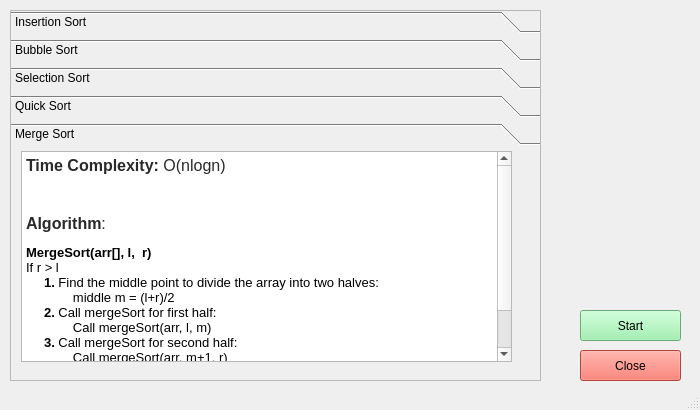
<?xml version="1.0" encoding="UTF-8"?>
<ui version="4.0">
 <class>SortingWindow</class>
 <widget class="QMainWindow" name="SortingWindow">
  <property name="geometry">
   <rect>
    <x>0</x>
    <y>0</y>
    <width>700</width>
    <height>410</height>
   </rect>
  </property>
  <property name="windowTitle">
   <string>MainWindow</string>
  </property>
  <widget class="QWidget" name="centralwidget">
   <widget class="QPushButton" name="closeButton">
    <property name="geometry">
     <rect>
      <x>580</x>
      <y>350</y>
      <width>101</width>
      <height>31</height>
     </rect>
    </property>
    <property name="styleSheet">
     <string notr="true">background-color: rgb(246, 97, 81);</string>
    </property>
    <property name="text">
     <string>Close</string>
    </property>
   </widget>
   <widget class="QToolBox" name="toolBox">
    <property name="geometry">
     <rect>
      <x>10</x>
      <y>10</y>
      <width>531</width>
      <height>371</height>
     </rect>
    </property>
    <property name="frameShape">
     <enum>QFrame::StyledPanel</enum>
    </property>
    <property name="frameShadow">
     <enum>QFrame::Raised</enum>
    </property>
    <property name="lineWidth">
     <number>3</number>
    </property>
    <property name="currentIndex">
     <number>4</number>
    </property>
    <widget class="QWidget" name="page_5">
     <property name="geometry">
      <rect>
       <x>0</x>
       <y>0</y>
       <width>529</width>
       <height>214</height>
      </rect>
     </property>
     <attribute name="label">
      <string>Insertion Sort</string>
     </attribute>
     <widget class="QTextBrowser" name="textBrowser_2">
      <property name="geometry">
       <rect>
        <x>10</x>
        <y>0</y>
        <width>491</width>
        <height>221</height>
       </rect>
      </property>
      <property name="html">
       <string>&lt;!DOCTYPE HTML PUBLIC &quot;-//W3C//DTD HTML 4.0//EN&quot; &quot;http://www.w3.org/TR/REC-html40/strict.dtd&quot;&gt;
&lt;html&gt;&lt;head&gt;&lt;meta name=&quot;qrichtext&quot; content=&quot;1&quot; /&gt;&lt;style type=&quot;text/css&quot;&gt;
p, li { white-space: pre-wrap; }
&lt;/style&gt;&lt;/head&gt;&lt;body style=&quot; font-family:'Fira Sans Semi-Light'; font-size:10pt; font-weight:400; font-style:normal;&quot;&gt;
&lt;p style=&quot; margin-top:0px; margin-bottom:0px; margin-left:0px; margin-right:0px; -qt-block-indent:0; text-indent:0px;&quot;&gt;&lt;span style=&quot; font-family:'Nunito','sans-serif'; font-size:16px; font-weight:696; color:rgba(0,0,0,0.839216); background-color:#ffffff;&quot;&gt;Time Complexity&lt;/span&gt;&lt;span style=&quot; font-family:'Nunito','sans-serif'; font-size:16px; color:rgba(0,0,0,0.839216); background-color:#ffffff;&quot;&gt;: O(N&lt;/span&gt;&lt;span style=&quot; font-family:'Nunito','sans-serif'; font-size:16px; color:rgba(0,0,0,0.839216); background-color:#ffffff; vertical-align:super;&quot;&gt;2&lt;/span&gt;&lt;span style=&quot; font-family:'Nunito','sans-serif'; font-size:16px; color:rgba(0,0,0,0.839216); background-color:#ffffff;&quot;&gt;), where N is the size of the array.&lt;/span&gt;&lt;/p&gt;
&lt;p style=&quot; margin-top:12px; margin-bottom:12px; margin-left:0px; margin-right:0px; -qt-block-indent:0; text-indent:0px;&quot;&gt;&lt;span style=&quot; font-family:'Nunito','sans-serif'; font-size:16px; font-weight:696; color:rgba(0,0,0,0.839216); background-color:#ffffff;&quot;&gt;Algorithm&lt;/span&gt;&lt;span style=&quot; font-family:'Nunito','sans-serif'; font-size:16px; color:rgba(0,0,0,0.839216); background-color:#ffffff;&quot;&gt;: &lt;/span&gt;&lt;/p&gt;
&lt;p style=&quot; margin-top:12px; margin-bottom:12px; margin-left:0px; margin-right:0px; -qt-block-indent:0; text-indent:0px;&quot;&gt;&lt;span style=&quot; font-family:'Consolas','monospace'; font-size:15px; color:rgba(0,0,0,0.894118);&quot;&gt;Step 1: If the current element is 1st element of array, it is already sorted.&lt;/span&gt;&lt;/p&gt;
&lt;p style=&quot; margin-top:12px; margin-bottom:12px; margin-left:0px; margin-right:0px; -qt-block-indent:0; text-indent:0px;&quot;&gt;&lt;span style=&quot; font-family:'Consolas','monospace'; font-size:15px; color:rgba(0,0,0,0.894118);&quot;&gt;Step 2: Pick next element&lt;/span&gt;&lt;/p&gt;
&lt;p style=&quot; margin-top:12px; margin-bottom:12px; margin-left:0px; margin-right:0px; -qt-block-indent:0; text-indent:0px;&quot;&gt;&lt;span style=&quot; font-family:'Consolas','monospace'; font-size:15px; color:rgba(0,0,0,0.894118);&quot;&gt;Step 3: Compare the current element will all elements in the sorted sub-array before it.&lt;/span&gt;&lt;/p&gt;
&lt;p style=&quot; margin-top:12px; margin-bottom:12px; margin-left:0px; margin-right:0px; -qt-block-indent:0; text-indent:0px;&quot;&gt;&lt;span style=&quot; font-family:'Consolas','monospace'; font-size:15px; color:rgba(0,0,0,0.894118);&quot;&gt;Step 4: Shift all of the elements in the sub-array before the current element which are greater than the current element by one place and insert the current element at the new empty space.&lt;/span&gt;&lt;/p&gt;
&lt;p style=&quot; margin-top:12px; margin-bottom:12px; margin-left:0px; margin-right:0px; -qt-block-indent:0; text-indent:0px;&quot;&gt;&lt;span style=&quot; font-family:'Consolas','monospace'; font-size:15px; color:rgba(0,0,0,0.894118);&quot;&gt;Step 5: Repeat step 2-3 until the entire array is sorted.&lt;/span&gt;&lt;/p&gt;&lt;/body&gt;&lt;/html&gt;</string>
      </property>
     </widget>
    </widget>
    <widget class="QWidget" name="page">
     <property name="geometry">
      <rect>
       <x>0</x>
       <y>0</y>
       <width>529</width>
       <height>214</height>
      </rect>
     </property>
     <attribute name="label">
      <string>Bubble Sort</string>
     </attribute>
     <widget class="QTextBrowser" name="textBrowser_3">
      <property name="geometry">
       <rect>
        <x>10</x>
        <y>0</y>
        <width>491</width>
        <height>221</height>
       </rect>
      </property>
      <property name="html">
       <string>&lt;!DOCTYPE HTML PUBLIC &quot;-//W3C//DTD HTML 4.0//EN&quot; &quot;http://www.w3.org/TR/REC-html40/strict.dtd&quot;&gt;
&lt;html&gt;&lt;head&gt;&lt;meta name=&quot;qrichtext&quot; content=&quot;1&quot; /&gt;&lt;style type=&quot;text/css&quot;&gt;
p, li { white-space: pre-wrap; }
&lt;/style&gt;&lt;/head&gt;&lt;body style=&quot; font-family:'Fira Sans Semi-Light'; font-size:10pt; font-weight:400; font-style:normal;&quot;&gt;
&lt;p style=&quot; margin-top:0px; margin-bottom:0px; margin-left:0px; margin-right:0px; -qt-block-indent:0; text-indent:0px;&quot;&gt;&lt;span style=&quot; font-family:'Nunito','sans-serif'; font-size:16px; font-weight:696; color:rgba(0,0,0,0.839216); background-color:#ffffff;&quot;&gt;Time Complexity&lt;/span&gt;&lt;span style=&quot; font-family:'Nunito','sans-serif'; font-size:16px; color:rgba(0,0,0,0.839216); background-color:#ffffff;&quot;&gt;: O(N&lt;/span&gt;&lt;span style=&quot; font-family:'Nunito','sans-serif'; font-size:16px; color:rgba(0,0,0,0.839216); background-color:#ffffff; vertical-align:super;&quot;&gt;2&lt;/span&gt;&lt;span style=&quot; font-family:'Nunito','sans-serif'; font-size:16px; color:rgba(0,0,0,0.839216); background-color:#ffffff;&quot;&gt;), where N is the size of the array.&lt;/span&gt;&lt;/p&gt;
&lt;p style=&quot; margin-top:12px; margin-bottom:12px; margin-left:0px; margin-right:0px; -qt-block-indent:0; text-indent:0px;&quot;&gt;&lt;span style=&quot; font-family:'Nunito','sans-serif'; font-size:16px; font-weight:696; color:rgba(0,0,0,0.839216); background-color:#ffffff;&quot;&gt;Algorithm&lt;/span&gt;&lt;span style=&quot; font-family:'Nunito','sans-serif'; font-size:16px; color:rgba(0,0,0,0.839216); background-color:#ffffff;&quot;&gt;:&lt;/span&gt;&lt;/p&gt;
&lt;p style=&quot; margin-top:0px; margin-bottom:0px; margin-left:0px; margin-right:0px; -qt-block-indent:0; text-indent:0px; background-color:#eeeeee;&quot;&gt;&lt;span style=&quot; font-family:'monospace','monospace'; font-size:15px; color:#000088;&quot;&gt;begin&lt;/span&gt;&lt;span style=&quot; font-family:'monospace','monospace'; font-size:15px; color:#000000;&quot;&gt; &lt;/span&gt;&lt;span style=&quot; font-family:'monospace','monospace'; font-size:15px; color:#660066;&quot;&gt;BubbleSort&lt;/span&gt;&lt;span style=&quot; font-family:'monospace','monospace'; font-size:15px; color:#666600;&quot;&gt;(&lt;/span&gt;&lt;span style=&quot; font-family:'monospace','monospace'; font-size:15px; color:#000000;&quot;&gt;list&lt;/span&gt;&lt;span style=&quot; font-family:'monospace','monospace'; font-size:15px; color:#666600;&quot;&gt;)&lt;/span&gt;&lt;/p&gt;
&lt;p style=&quot; margin-top:0px; margin-bottom:0px; margin-left:0px; margin-right:0px; -qt-block-indent:0; text-indent:0px; background-color:#eeeeee;&quot;&gt;&lt;span style=&quot; font-family:'monospace','monospace'; font-size:15px; color:#000000;&quot;&gt;   &lt;/span&gt;&lt;span style=&quot; font-family:'monospace','monospace'; font-size:15px; color:#000088;&quot;&gt;for&lt;/span&gt;&lt;span style=&quot; font-family:'monospace','monospace'; font-size:15px; color:#000000;&quot;&gt; all elements &lt;/span&gt;&lt;span style=&quot; font-family:'monospace','monospace'; font-size:15px; color:#000088;&quot;&gt;of&lt;/span&gt;&lt;span style=&quot; font-family:'monospace','monospace'; font-size:15px; color:#000000;&quot;&gt; list&lt;/span&gt;&lt;/p&gt;
&lt;p style=&quot; margin-top:0px; margin-bottom:0px; margin-left:0px; margin-right:0px; -qt-block-indent:0; text-indent:0px; background-color:#eeeeee;&quot;&gt;&lt;span style=&quot; font-family:'monospace','monospace'; font-size:15px; color:#000000;&quot;&gt;      &lt;/span&gt;&lt;span style=&quot; font-family:'monospace','monospace'; font-size:15px; color:#000088;&quot;&gt;if&lt;/span&gt;&lt;span style=&quot; font-family:'monospace','monospace'; font-size:15px; color:#000000;&quot;&gt; list&lt;/span&gt;&lt;span style=&quot; font-family:'monospace','monospace'; font-size:15px; color:#666600;&quot;&gt;[&lt;/span&gt;&lt;span style=&quot; font-family:'monospace','monospace'; font-size:15px; color:#000000;&quot;&gt;i&lt;/span&gt;&lt;span style=&quot; font-family:'monospace','monospace'; font-size:15px; color:#666600;&quot;&gt;]&lt;/span&gt;&lt;span style=&quot; font-family:'monospace','monospace'; font-size:15px; color:#000000;&quot;&gt; &lt;/span&gt;&lt;span style=&quot; font-family:'monospace','monospace'; font-size:15px; color:#666600;&quot;&gt;&amp;gt;&lt;/span&gt;&lt;span style=&quot; font-family:'monospace','monospace'; font-size:15px; color:#000000;&quot;&gt; list&lt;/span&gt;&lt;span style=&quot; font-family:'monospace','monospace'; font-size:15px; color:#666600;&quot;&gt;[&lt;/span&gt;&lt;span style=&quot; font-family:'monospace','monospace'; font-size:15px; color:#000000;&quot;&gt;i&lt;/span&gt;&lt;span style=&quot; font-family:'monospace','monospace'; font-size:15px; color:#666600;&quot;&gt;+&lt;/span&gt;&lt;span style=&quot; font-family:'monospace','monospace'; font-size:15px; color:#006666;&quot;&gt;1&lt;/span&gt;&lt;span style=&quot; font-family:'monospace','monospace'; font-size:15px; color:#666600;&quot;&gt;]&lt;/span&gt;&lt;/p&gt;
&lt;p style=&quot; margin-top:0px; margin-bottom:0px; margin-left:0px; margin-right:0px; -qt-block-indent:0; text-indent:0px; background-color:#eeeeee;&quot;&gt;&lt;span style=&quot; font-family:'monospace','monospace'; font-size:15px; color:#000000;&quot;&gt;         swap&lt;/span&gt;&lt;span style=&quot; font-family:'monospace','monospace'; font-size:15px; color:#666600;&quot;&gt;(&lt;/span&gt;&lt;span style=&quot; font-family:'monospace','monospace'; font-size:15px; color:#000000;&quot;&gt;list&lt;/span&gt;&lt;span style=&quot; font-family:'monospace','monospace'; font-size:15px; color:#666600;&quot;&gt;[&lt;/span&gt;&lt;span style=&quot; font-family:'monospace','monospace'; font-size:15px; color:#000000;&quot;&gt;i&lt;/span&gt;&lt;span style=&quot; font-family:'monospace','monospace'; font-size:15px; color:#666600;&quot;&gt;],&lt;/span&gt;&lt;span style=&quot; font-family:'monospace','monospace'; font-size:15px; color:#000000;&quot;&gt; list&lt;/span&gt;&lt;span style=&quot; font-family:'monospace','monospace'; font-size:15px; color:#666600;&quot;&gt;[&lt;/span&gt;&lt;span style=&quot; font-family:'monospace','monospace'; font-size:15px; color:#000000;&quot;&gt;i&lt;/span&gt;&lt;span style=&quot; font-family:'monospace','monospace'; font-size:15px; color:#666600;&quot;&gt;+&lt;/span&gt;&lt;span style=&quot; font-family:'monospace','monospace'; font-size:15px; color:#006666;&quot;&gt;1&lt;/span&gt;&lt;span style=&quot; font-family:'monospace','monospace'; font-size:15px; color:#666600;&quot;&gt;])&lt;/span&gt;&lt;/p&gt;
&lt;p style=&quot; margin-top:0px; margin-bottom:0px; margin-left:0px; margin-right:0px; -qt-block-indent:0; text-indent:0px; background-color:#eeeeee;&quot;&gt;&lt;span style=&quot; font-family:'monospace','monospace'; font-size:15px; color:#000000;&quot;&gt;      &lt;/span&gt;&lt;span style=&quot; font-family:'monospace','monospace'; font-size:15px; color:#000088;&quot;&gt;end&lt;/span&gt;&lt;span style=&quot; font-family:'monospace','monospace'; font-size:15px; color:#000000;&quot;&gt; &lt;/span&gt;&lt;span style=&quot; font-family:'monospace','monospace'; font-size:15px; color:#000088;&quot;&gt;if&lt;/span&gt;&lt;/p&gt;
&lt;p style=&quot; margin-top:0px; margin-bottom:0px; margin-left:0px; margin-right:0px; -qt-block-indent:0; text-indent:0px; background-color:#eeeeee;&quot;&gt;&lt;span style=&quot; font-family:'monospace','monospace'; font-size:15px; color:#000000;&quot;&gt;   &lt;/span&gt;&lt;span style=&quot; font-family:'monospace','monospace'; font-size:15px; color:#000088;&quot;&gt;end&lt;/span&gt;&lt;span style=&quot; font-family:'monospace','monospace'; font-size:15px; color:#000000;&quot;&gt; &lt;/span&gt;&lt;span style=&quot; font-family:'monospace','monospace'; font-size:15px; color:#000088;&quot;&gt;for&lt;/span&gt;&lt;/p&gt;
&lt;p style=&quot; margin-top:0px; margin-bottom:0px; margin-left:0px; margin-right:0px; -qt-block-indent:0; text-indent:0px; background-color:#eeeeee;&quot;&gt;&lt;span style=&quot; font-family:'monospace','monospace'; font-size:15px; color:#000000;&quot;&gt;   &lt;/span&gt;&lt;/p&gt;
&lt;p style=&quot; margin-top:0px; margin-bottom:0px; margin-left:0px; margin-right:0px; -qt-block-indent:0; text-indent:0px; background-color:#eeeeee;&quot;&gt;&lt;span style=&quot; font-family:'monospace','monospace'; font-size:15px; color:#000000;&quot;&gt;   &lt;/span&gt;&lt;span style=&quot; font-family:'monospace','monospace'; font-size:15px; color:#000088;&quot;&gt;return&lt;/span&gt;&lt;span style=&quot; font-family:'monospace','monospace'; font-size:15px; color:#000000;&quot;&gt; list&lt;/span&gt;&lt;/p&gt;
&lt;p style=&quot; margin-top:0px; margin-bottom:0px; margin-left:0px; margin-right:0px; -qt-block-indent:0; text-indent:0px; background-color:#eeeeee;&quot;&gt;&lt;span style=&quot; font-family:'monospace','monospace'; font-size:15px; color:#000000;&quot;&gt;   &lt;/span&gt;&lt;/p&gt;
&lt;p style=&quot; margin-top:0px; margin-bottom:12px; margin-left:0px; margin-right:0px; -qt-block-indent:0; text-indent:0px; background-color:#eeeeee;&quot;&gt;&lt;span style=&quot; font-family:'monospace','monospace'; font-size:15px; color:#000088;&quot;&gt;end&lt;/span&gt;&lt;span style=&quot; font-family:'monospace','monospace'; font-size:15px; color:#000000;&quot;&gt; &lt;/span&gt;&lt;span style=&quot; font-family:'monospace','monospace'; font-size:15px; color:#660066;&quot;&gt;BubbleSort&lt;/span&gt;&lt;/p&gt;&lt;/body&gt;&lt;/html&gt;</string>
      </property>
     </widget>
    </widget>
    <widget class="QWidget" name="page_4">
     <property name="geometry">
      <rect>
       <x>0</x>
       <y>0</y>
       <width>529</width>
       <height>214</height>
      </rect>
     </property>
     <attribute name="label">
      <string>Selection Sort</string>
     </attribute>
     <widget class="QTextBrowser" name="textBrowser_4">
      <property name="geometry">
       <rect>
        <x>10</x>
        <y>0</y>
        <width>491</width>
        <height>221</height>
       </rect>
      </property>
      <property name="html">
       <string>&lt;!DOCTYPE HTML PUBLIC &quot;-//W3C//DTD HTML 4.0//EN&quot; &quot;http://www.w3.org/TR/REC-html40/strict.dtd&quot;&gt;
&lt;html&gt;&lt;head&gt;&lt;meta name=&quot;qrichtext&quot; content=&quot;1&quot; /&gt;&lt;style type=&quot;text/css&quot;&gt;
p, li { white-space: pre-wrap; }
&lt;/style&gt;&lt;/head&gt;&lt;body style=&quot; font-family:'Fira Sans Semi-Light'; font-size:10pt; font-weight:400; font-style:normal;&quot;&gt;
&lt;p style=&quot; margin-top:0px; margin-bottom:0px; margin-left:0px; margin-right:0px; -qt-block-indent:0; text-indent:0px;&quot;&gt;&lt;span style=&quot; font-family:'Nunito','sans-serif'; font-size:16px; font-weight:696; color:rgba(0,0,0,0.839216); background-color:#ffffff;&quot;&gt;Time Complexity&lt;/span&gt;&lt;span style=&quot; font-family:'Nunito','sans-serif'; font-size:16px; color:rgba(0,0,0,0.839216); background-color:#ffffff;&quot;&gt;: O(N&lt;/span&gt;&lt;span style=&quot; font-family:'Nunito','sans-serif'; font-size:16px; color:rgba(0,0,0,0.839216); background-color:#ffffff; vertical-align:super;&quot;&gt;2&lt;/span&gt;&lt;span style=&quot; font-family:'Nunito','sans-serif'; font-size:16px; color:rgba(0,0,0,0.839216); background-color:#ffffff;&quot;&gt;), where N is the size of the array.&lt;/span&gt;&lt;/p&gt;
&lt;p style=&quot; margin-top:12px; margin-bottom:12px; margin-left:0px; margin-right:0px; -qt-block-indent:0; text-indent:0px;&quot;&gt;&lt;span style=&quot; font-family:'Nunito','sans-serif'; font-size:16px; font-weight:696; color:rgba(0,0,0,0.839216); background-color:#ffffff;&quot;&gt;Algorithm&lt;/span&gt;&lt;span style=&quot; font-family:'Nunito','sans-serif'; font-size:16px; color:rgba(0,0,0,0.839216); background-color:#ffffff;&quot;&gt;:&lt;/span&gt;&lt;/p&gt;
&lt;p style=&quot; margin-top:12px; margin-bottom:12px; margin-left:0px; margin-right:0px; -qt-block-indent:0; text-indent:0px;&quot;&gt;&lt;span style=&quot; font-family:'monospace','monospace'; font-size:15px; font-weight:600; color:rgba(0,0,0,0.866667);&quot;&gt;Step 1&lt;/span&gt;&lt;span style=&quot; font-family:'monospace','monospace'; font-size:15px; color:rgba(0,0,0,0.866667);&quot;&gt; − Set MIN to location 0&lt;/span&gt;&lt;/p&gt;
&lt;p style=&quot; margin-top:12px; margin-bottom:12px; margin-left:0px; margin-right:0px; -qt-block-indent:0; text-indent:0px;&quot;&gt;&lt;span style=&quot; font-family:'monospace','monospace'; font-size:15px; font-weight:600; color:rgba(0,0,0,0.866667);&quot;&gt;Step 2&lt;/span&gt;&lt;span style=&quot; font-family:'monospace','monospace'; font-size:15px; color:rgba(0,0,0,0.866667);&quot;&gt; − Search the minimum element in the list&lt;/span&gt;&lt;/p&gt;
&lt;p style=&quot; margin-top:12px; margin-bottom:12px; margin-left:0px; margin-right:0px; -qt-block-indent:0; text-indent:0px;&quot;&gt;&lt;span style=&quot; font-family:'monospace','monospace'; font-size:15px; font-weight:600; color:rgba(0,0,0,0.866667);&quot;&gt;Step 3&lt;/span&gt;&lt;span style=&quot; font-family:'monospace','monospace'; font-size:15px; color:rgba(0,0,0,0.866667);&quot;&gt; − Swap with value at location MIN&lt;/span&gt;&lt;/p&gt;
&lt;p style=&quot; margin-top:12px; margin-bottom:12px; margin-left:0px; margin-right:0px; -qt-block-indent:0; text-indent:0px;&quot;&gt;&lt;span style=&quot; font-family:'monospace','monospace'; font-size:15px; font-weight:600; color:rgba(0,0,0,0.866667);&quot;&gt;Step 4&lt;/span&gt;&lt;span style=&quot; font-family:'monospace','monospace'; font-size:15px; color:rgba(0,0,0,0.866667);&quot;&gt; − Increment MIN to point to next element&lt;/span&gt;&lt;/p&gt;
&lt;p style=&quot; margin-top:12px; margin-bottom:12px; margin-left:0px; margin-right:0px; -qt-block-indent:0; text-indent:0px;&quot;&gt;&lt;span style=&quot; font-family:'monospace','monospace'; font-size:15px; font-weight:600; color:rgba(0,0,0,0.866667);&quot;&gt;Step 5&lt;/span&gt;&lt;span style=&quot; font-family:'monospace','monospace'; font-size:15px; color:rgba(0,0,0,0.866667);&quot;&gt; − Repeat until list is sorted&lt;/span&gt;&lt;/p&gt;&lt;/body&gt;&lt;/html&gt;</string>
      </property>
     </widget>
    </widget>
    <widget class="QWidget" name="page_3">
     <property name="geometry">
      <rect>
       <x>0</x>
       <y>0</y>
       <width>529</width>
       <height>214</height>
      </rect>
     </property>
     <attribute name="label">
      <string>Quick Sort</string>
     </attribute>
     <widget class="QTextBrowser" name="textBrowser_5">
      <property name="geometry">
       <rect>
        <x>10</x>
        <y>0</y>
        <width>491</width>
        <height>221</height>
       </rect>
      </property>
      <property name="html">
       <string>&lt;!DOCTYPE HTML PUBLIC &quot;-//W3C//DTD HTML 4.0//EN&quot; &quot;http://www.w3.org/TR/REC-html40/strict.dtd&quot;&gt;
&lt;html&gt;&lt;head&gt;&lt;meta name=&quot;qrichtext&quot; content=&quot;1&quot; /&gt;&lt;style type=&quot;text/css&quot;&gt;
p, li { white-space: pre-wrap; }
&lt;/style&gt;&lt;/head&gt;&lt;body style=&quot; font-family:'Fira Sans Semi-Light'; font-size:10pt; font-weight:400; font-style:normal;&quot;&gt;
&lt;p style=&quot; margin-top:0px; margin-bottom:0px; margin-left:0px; margin-right:0px; -qt-block-indent:0; text-indent:0px;&quot;&gt;&lt;span style=&quot; font-family:'Nunito','sans-serif'; font-size:16px; font-weight:696; color:rgba(0,0,0,0.839216); background-color:#ffffff;&quot;&gt;Time Complexity&lt;/span&gt;&lt;span style=&quot; font-family:'Nunito','sans-serif'; font-size:16px; color:rgba(0,0,0,0.839216); background-color:#ffffff;&quot;&gt;: &lt;/span&gt;&lt;/p&gt;
&lt;p style=&quot; margin-top:0px; margin-bottom:0px; margin-left:0px; margin-right:0px; -qt-block-indent:0; text-indent:0px;&quot;&gt;&lt;span style=&quot; font-family:'Nunito','sans-serif'; color:rgba(0,0,0,0.839216); background-color:#ffffff;&quot;&gt;Worst Case:&lt;/span&gt;&lt;span style=&quot; font-family:'Nunito','sans-serif'; font-weight:600; color:rgba(0,0,0,0.839216); background-color:#ffffff;&quot;&gt; &lt;/span&gt;&lt;span style=&quot; font-family:'Nunito','sans-serif'; color:rgba(0,0,0,0.839216); background-color:#ffffff;&quot;&gt;O(N&lt;/span&gt;&lt;span style=&quot; font-family:'Nunito','sans-serif'; color:rgba(0,0,0,0.839216); background-color:#ffffff; vertical-align:super;&quot;&gt;2&lt;/span&gt;&lt;span style=&quot; font-family:'Nunito','sans-serif'; color:rgba(0,0,0,0.839216); background-color:#ffffff;&quot;&gt;)&lt;/span&gt;&lt;/p&gt;
&lt;p style=&quot; margin-top:0px; margin-bottom:0px; margin-left:0px; margin-right:0px; -qt-block-indent:0; text-indent:0px;&quot;&gt;&lt;span style=&quot; font-family:'Nunito','sans-serif'; color:rgba(0,0,0,0.839216); background-color:#ffffff;&quot;&gt;Average Case: O(nlogn)&lt;/span&gt;&lt;/p&gt;
&lt;p style=&quot; margin-top:0px; margin-bottom:0px; margin-left:0px; margin-right:0px; -qt-block-indent:0; text-indent:0px;&quot;&gt;&lt;span style=&quot; font-family:'Nunito','sans-serif'; color:rgba(0,0,0,0.839216); background-color:#ffffff;&quot;&gt;Best Case: O(nlogn)&lt;/span&gt;&lt;/p&gt;
&lt;p style=&quot; margin-top:12px; margin-bottom:12px; margin-left:0px; margin-right:0px; -qt-block-indent:0; text-indent:0px;&quot;&gt;&lt;span style=&quot; font-family:'Nunito','sans-serif'; font-size:16px; font-weight:696; color:rgba(0,0,0,0.839216); background-color:#ffffff;&quot;&gt;Pivot Algorithm&lt;/span&gt;&lt;span style=&quot; font-family:'Nunito','sans-serif'; font-size:16px; color:rgba(0,0,0,0.839216); background-color:#ffffff;&quot;&gt;:&lt;/span&gt;&lt;/p&gt;
&lt;p style=&quot; margin-top:12px; margin-bottom:12px; margin-left:0px; margin-right:0px; -qt-block-indent:0; text-indent:0px;&quot;&gt;&lt;span style=&quot; font-family:'monospace'; font-weight:600;&quot;&gt;Step 1&lt;/span&gt;&lt;span style=&quot; font-family:'monospace';&quot;&gt; − Choose the highest index value has pivot&lt;/span&gt;&lt;/p&gt;
&lt;p style=&quot; margin-top:12px; margin-bottom:12px; margin-left:0px; margin-right:0px; -qt-block-indent:0; text-indent:0px;&quot;&gt;&lt;span style=&quot; font-family:'monospace'; font-weight:600;&quot;&gt;Step 2&lt;/span&gt;&lt;span style=&quot; font-family:'monospace';&quot;&gt; − Take two variables to point left and right of the list excluding pivot&lt;/span&gt;&lt;/p&gt;
&lt;p style=&quot; margin-top:12px; margin-bottom:12px; margin-left:0px; margin-right:0px; -qt-block-indent:0; text-indent:0px;&quot;&gt;&lt;span style=&quot; font-family:'monospace'; font-weight:600;&quot;&gt;Step 3&lt;/span&gt;&lt;span style=&quot; font-family:'monospace';&quot;&gt; − left points to the low index&lt;/span&gt;&lt;/p&gt;
&lt;p style=&quot; margin-top:12px; margin-bottom:12px; margin-left:0px; margin-right:0px; -qt-block-indent:0; text-indent:0px;&quot;&gt;&lt;span style=&quot; font-family:'monospace'; font-weight:600;&quot;&gt;Step 4&lt;/span&gt;&lt;span style=&quot; font-family:'monospace';&quot;&gt; − right points to the high&lt;/span&gt;&lt;/p&gt;
&lt;p style=&quot; margin-top:12px; margin-bottom:12px; margin-left:0px; margin-right:0px; -qt-block-indent:0; text-indent:0px;&quot;&gt;&lt;span style=&quot; font-family:'monospace'; font-weight:600;&quot;&gt;Step 5&lt;/span&gt;&lt;span style=&quot; font-family:'monospace';&quot;&gt; − while value at left is less than pivot move right&lt;/span&gt;&lt;/p&gt;
&lt;p style=&quot; margin-top:12px; margin-bottom:12px; margin-left:0px; margin-right:0px; -qt-block-indent:0; text-indent:0px;&quot;&gt;&lt;span style=&quot; font-family:'monospace'; font-weight:600;&quot;&gt;Step 6&lt;/span&gt;&lt;span style=&quot; font-family:'monospace';&quot;&gt; − while value at right is greater than pivot move left&lt;/span&gt;&lt;/p&gt;
&lt;p style=&quot; margin-top:12px; margin-bottom:12px; margin-left:0px; margin-right:0px; -qt-block-indent:0; text-indent:0px;&quot;&gt;&lt;span style=&quot; font-family:'monospace'; font-weight:600;&quot;&gt;Step 7&lt;/span&gt;&lt;span style=&quot; font-family:'monospace';&quot;&gt; − if both step 5 and step 6 does not match swap left and right&lt;/span&gt;&lt;/p&gt;
&lt;p style=&quot; margin-top:12px; margin-bottom:12px; margin-left:0px; margin-right:0px; -qt-block-indent:0; text-indent:0px;&quot;&gt;&lt;span style=&quot; font-family:'monospace'; font-weight:600;&quot;&gt;Step 8&lt;/span&gt;&lt;span style=&quot; font-family:'monospace';&quot;&gt; − if left ≥ right, the point where they met is new pivot&lt;/span&gt;&lt;/p&gt;
&lt;p style=&quot;-qt-paragraph-type:empty; margin-top:12px; margin-bottom:12px; margin-left:0px; margin-right:0px; -qt-block-indent:0; text-indent:0px; font-family:'monospace';&quot;&gt;&lt;br /&gt;&lt;/p&gt;
&lt;p style=&quot; margin-top:12px; margin-bottom:12px; margin-left:0px; margin-right:0px; -qt-block-indent:0; text-indent:0px;&quot;&gt;&lt;span style=&quot; font-family:'Nunito','sans-serif'; font-size:16px; font-weight:696; color:rgba(0,0,0,0.839216); background-color:#ffffff;&quot;&gt;Algorithm&lt;/span&gt;&lt;span style=&quot; font-family:'Nunito','sans-serif'; font-size:16px; color:rgba(0,0,0,0.839216); background-color:#ffffff;&quot;&gt;:&lt;/span&gt;&lt;/p&gt;
&lt;p style=&quot; margin-top:12px; margin-bottom:12px; margin-left:0px; margin-right:0px; -qt-block-indent:0; text-indent:0px;&quot;&gt;&lt;span style=&quot; font-family:'monospace'; font-weight:600;&quot;&gt;Step 1&lt;/span&gt;&lt;span style=&quot; font-family:'monospace';&quot;&gt; − Make the right-most index value pivot&lt;/span&gt;&lt;/p&gt;
&lt;p style=&quot; margin-top:12px; margin-bottom:12px; margin-left:0px; margin-right:0px; -qt-block-indent:0; text-indent:0px;&quot;&gt;&lt;span style=&quot; font-family:'monospace'; font-weight:600;&quot;&gt;Step 2&lt;/span&gt;&lt;span style=&quot; font-family:'monospace';&quot;&gt; − partition the array using pivot value&lt;/span&gt;&lt;/p&gt;
&lt;p style=&quot; margin-top:12px; margin-bottom:12px; margin-left:0px; margin-right:0px; -qt-block-indent:0; text-indent:0px;&quot;&gt;&lt;span style=&quot; font-family:'monospace'; font-weight:600;&quot;&gt;Step 3&lt;/span&gt;&lt;span style=&quot; font-family:'monospace';&quot;&gt; − quicksort left partition recursively&lt;/span&gt;&lt;/p&gt;
&lt;p style=&quot; margin-top:12px; margin-bottom:12px; margin-left:0px; margin-right:0px; -qt-block-indent:0; text-indent:0px;&quot;&gt;&lt;span style=&quot; font-family:'monospace'; font-weight:600;&quot;&gt;Step 4&lt;/span&gt;&lt;span style=&quot; font-family:'monospace';&quot;&gt; − quicksort right partition recursively&lt;/span&gt;&lt;/p&gt;&lt;/body&gt;&lt;/html&gt;</string>
      </property>
     </widget>
    </widget>
    <widget class="QWidget" name="page_2">
     <property name="geometry">
      <rect>
       <x>0</x>
       <y>0</y>
       <width>529</width>
       <height>214</height>
      </rect>
     </property>
     <attribute name="label">
      <string>Merge Sort</string>
     </attribute>
     <widget class="QTextBrowser" name="textBrowser_6">
      <property name="geometry">
       <rect>
        <x>10</x>
        <y>0</y>
        <width>491</width>
        <height>211</height>
       </rect>
      </property>
      <property name="html">
       <string>&lt;!DOCTYPE HTML PUBLIC &quot;-//W3C//DTD HTML 4.0//EN&quot; &quot;http://www.w3.org/TR/REC-html40/strict.dtd&quot;&gt;
&lt;html&gt;&lt;head&gt;&lt;meta name=&quot;qrichtext&quot; content=&quot;1&quot; /&gt;&lt;style type=&quot;text/css&quot;&gt;
p, li { white-space: pre-wrap; }
&lt;/style&gt;&lt;/head&gt;&lt;body style=&quot; font-family:'Fira Sans Semi-Light'; font-size:10pt; font-weight:400; font-style:normal;&quot;&gt;
&lt;p style=&quot; margin-top:0px; margin-bottom:0px; margin-left:0px; margin-right:0px; -qt-block-indent:0; text-indent:0px;&quot;&gt;&lt;span style=&quot; font-family:'Nunito','sans-serif'; font-size:16px; font-weight:696; color:rgba(0,0,0,0.839216); background-color:#ffffff;&quot;&gt;Time Complexity: &lt;/span&gt;&lt;span style=&quot; font-family:'Nunito','sans-serif'; font-size:16px; color:rgba(0,0,0,0.839216); background-color:#ffffff;&quot;&gt;O(nlogn)&lt;/span&gt;&lt;/p&gt;
&lt;p style=&quot;-qt-paragraph-type:empty; margin-top:12px; margin-bottom:12px; margin-left:0px; margin-right:0px; -qt-block-indent:0; text-indent:0px; font-family:'monospace';&quot;&gt;&lt;br /&gt;&lt;/p&gt;
&lt;p style=&quot; margin-top:12px; margin-bottom:12px; margin-left:0px; margin-right:0px; -qt-block-indent:0; text-indent:0px;&quot;&gt;&lt;span style=&quot; font-family:'Nunito','sans-serif'; font-size:16px; font-weight:696; color:rgba(0,0,0,0.839216); background-color:#ffffff;&quot;&gt;Algorithm&lt;/span&gt;&lt;span style=&quot; font-family:'Nunito','sans-serif'; font-size:16px; color:rgba(0,0,0,0.839216); background-color:#ffffff;&quot;&gt;:&lt;/span&gt;&lt;/p&gt;
&lt;p style=&quot; margin-top:12px; margin-bottom:12px; margin-left:0px; margin-right:0px; -qt-block-indent:0; text-indent:0px;&quot;&gt;&lt;span style=&quot; font-family:'monospace'; font-weight:600;&quot;&gt;MergeSort(arr[], l,  r)&lt;/span&gt;&lt;span style=&quot; font-family:'monospace';&quot;&gt;&lt;br /&gt;If r &amp;gt; l&lt;br /&gt;     &lt;/span&gt;&lt;span style=&quot; font-family:'monospace'; font-weight:600;&quot;&gt;1. &lt;/span&gt;&lt;span style=&quot; font-family:'monospace';&quot;&gt;Find the middle point to divide the array into two halves:  &lt;br /&gt;             middle m = (l+r)/2&lt;br /&gt;    &lt;/span&gt;&lt;span style=&quot; font-family:'monospace'; font-weight:600;&quot;&gt; 2. &lt;/span&gt;&lt;span style=&quot; font-family:'monospace';&quot;&gt;Call mergeSort for first half:   &lt;br /&gt;             Call mergeSort(arr, l, m)&lt;br /&gt;     &lt;/span&gt;&lt;span style=&quot; font-family:'monospace'; font-weight:600;&quot;&gt;3.&lt;/span&gt;&lt;span style=&quot; font-family:'monospace';&quot;&gt; Call mergeSort for second half:&lt;br /&gt;             Call mergeSort(arr, m+1, r)&lt;br /&gt;     &lt;/span&gt;&lt;span style=&quot; font-family:'monospace'; font-weight:600;&quot;&gt;4. &lt;/span&gt;&lt;span style=&quot; font-family:'monospace';&quot;&gt;Merge the two halves sorted in step 2 and 3:&lt;br /&gt;             Call merge(arr, l, m, r)&lt;br /&gt;&lt;/span&gt;&lt;/p&gt;&lt;/body&gt;&lt;/html&gt;</string>
      </property>
     </widget>
    </widget>
   </widget>
   <widget class="QPushButton" name="startButton">
    <property name="geometry">
     <rect>
      <x>580</x>
      <y>310</y>
      <width>101</width>
      <height>31</height>
     </rect>
    </property>
    <property name="styleSheet">
     <string notr="true">background-color: rgb(143, 240, 164);</string>
    </property>
    <property name="text">
     <string>Start</string>
    </property>
   </widget>
  </widget>
  <widget class="QStatusBar" name="statusbar"/>
 </widget>
 <resources/>
 <connections/>
</ui>
